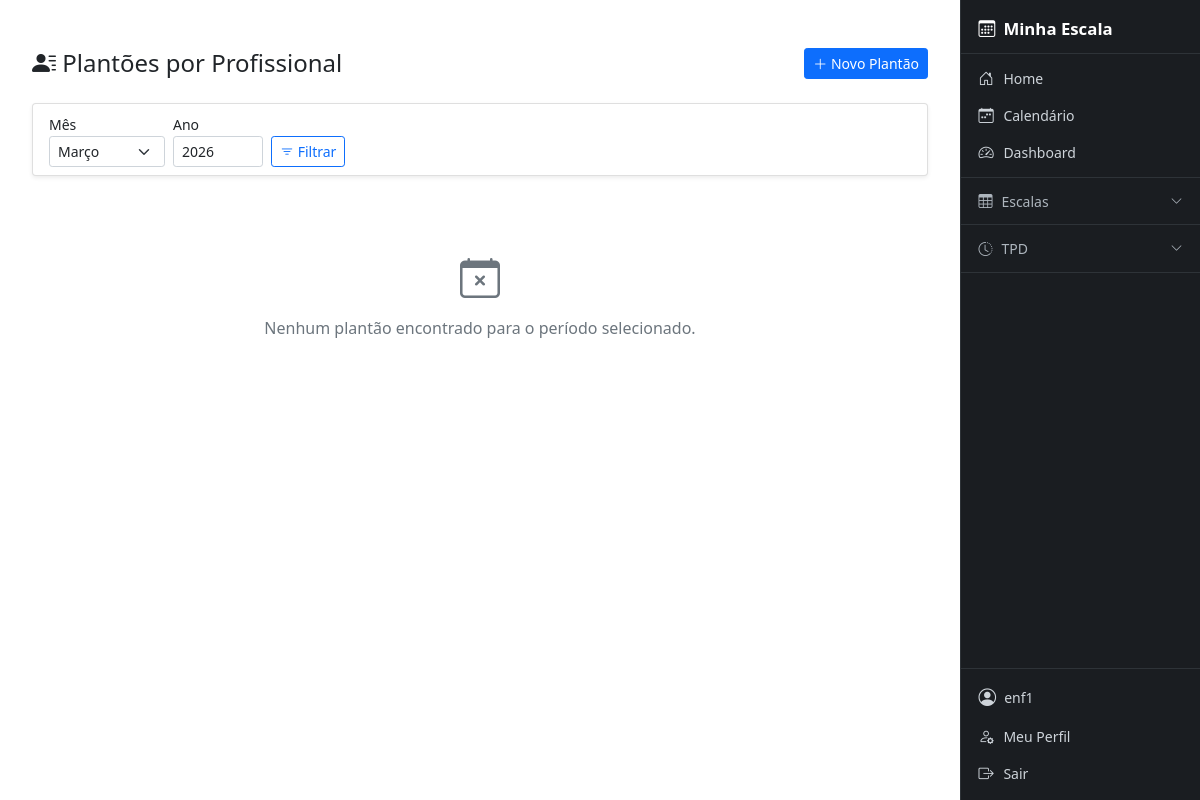
Page /plantoes-por-profissional/ (signed in) on the earlier database version.
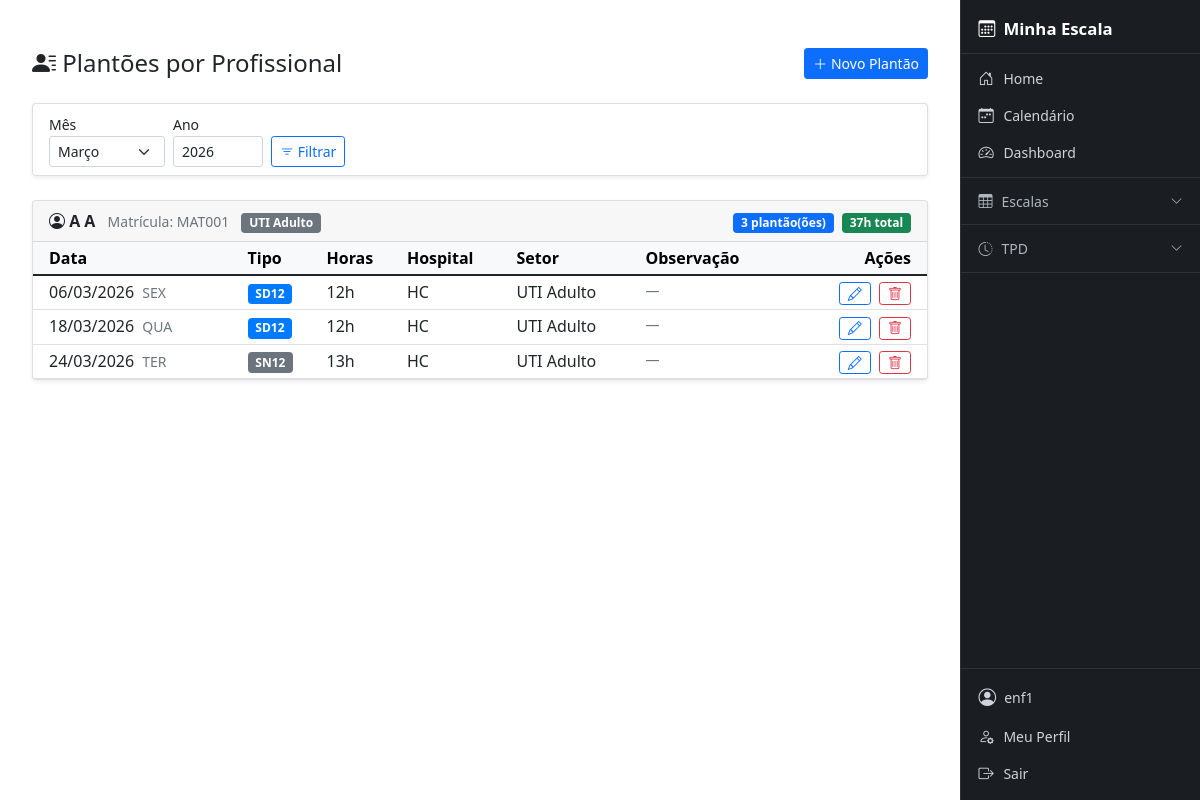
Same page on the later database version.
### cal/models.py (models this page shows, shortened)
class Matricula(models.Model):
    user = models.OneToOneField(
        User,
        on_delete=models.CASCADE,
        related_name="matricula",
        null=True,
        blank=True
    )
    perfil = models.ForeignKey(PerfilUsuario, on_delete=models.SET_NULL, null=True, blank=True, related_name='matriculas_vinculadas')
    nome_completo = models.CharField(max_length=200)
    nome_exibicao = models.CharField(max_length=50, verbose_name="Nome de Exibição", default="")
    matricula = models.CharField(max_length=30, unique=True)
    coren = models.CharField(max_length=30, blank=True, null=True)
    hospital = models.ForeignKey(
        Hospital,
        on_delete=models.PROTECT,
        related_name="profissionais"
    )
    setor = models.ForeignKey(
        Setor,
        on_delete=models.PROTECT,
        related_name="profissionais",
        null=True,
        blank=True
    )
    especialidade = models.ForeignKey(
        Especialidade,
        on_delete=models.SET_NULL,
        related_name="profissionais",
        null=True,
        blank=True
    )
    carga_horaria_semanal = models.PositiveIntegerField(default=40)
    ativo = models.BooleanField(default=True)
    class Meta:
        ordering = ["nome_exibicao"]

class EventoEscala(models.Model):
    data = models.DateField()
    profissional = models.ForeignKey(
        Matricula,
        on_delete=models.CASCADE,
        related_name="eventos"
    )
    tipo = models.ForeignKey(
        TipoEvento,
        on_delete=models.CASCADE
    )
    hospital = models.ForeignKey(
        Hospital,
        on_delete=models.PROTECT
    )
    setor = models.ForeignKey(
        Setor,
        on_delete=models.PROTECT
    )
    criado_por = models.ForeignKey(
        User,
        on_delete=models.PROTECT,
        related_name="eventos_criados"
    )
    observacao = models.TextField(blank=True, null=True)
    criado_em = models.DateTimeField(auto_now_add=True)

class TipoEvento(models.Model):
    CORES_CHOICES = [
        ('#007bff', 'Azul'),
        ('#6610f2', 'Roxo'),
        ('#6f42c1', 'Lilás'),
        ('#e83e8c', 'Rosa'),
        ('#dc3545', 'Vermelho'),
        ('#fd7e14', 'Laranja'),
        ('#ffc107', 'Amarelo'),
        ('#28a745', 'Verde'),
        ('#20c997', 'Turquesa'),
        ('#17a2b8', 'Ciano'),
        ('#6c757d', 'Cinza'),
        ('#343a40', 'Preto'),
    ]
    tipo_base = models.ForeignKey(Tipo, on_delete=models.CASCADE, related_name="eventos", verbose_name="Tipo Base", null=True, blank=True)
    codigo = models.CharField(max_length=10, verbose_name="Código")
    descricao = models.CharField(max_length=50, verbose_name="Descrição")
    horas = models.PositiveIntegerField(verbose_name="Carga Horária (Horas)")
    cor = models.CharField(max_length=20, choices=CORES_CHOICES, default='#007bff', verbose_name="Cor")
    class Meta:
        verbose_name = "Tipo de Evento"
        verbose_name_plural = "Tipos de Evento"
        unique_together = ("codigo", "descricao")

### core/models.py (models this page shows, shortened)
class Setor(models.Model):
    nome = models.CharField(max_length=100)
    hospital = models.ForeignKey(
        Hospital,
        on_delete=models.CASCADE,
        related_name="setores"
    )
    class Meta:
        unique_together = ("nome", "hospital")

class Hospital(models.Model):
    nome = models.CharField(max_length=150, unique=True)
    sigla = models.CharField(max_length=20, blank=True, null=True)

### cal/views/views_cal.py (the view)
# urls.py: path('plantoes-por-profissional/', views_cal.plantoes_por_profissional, name='plantoes_por_profissional'),
@login_required
def plantoes_por_profissional(request):
    from ..models import Matricula
    user = request.user
    matricula_usuario = get_matricula(user)
    if is_admin(user):
        profissionais = Matricula.objects.filter(ativo=True).order_by('nome_completo')
    elif matricula_usuario:
        profissionais = Matricula.objects.filter(
            hospital=matricula_usuario.hospital,
            setor=matricula_usuario.setor,
            ativo=True
        ).order_by('nome_completo')
    else:
        profissionais = Matricula.objects.none()
    from datetime import datetime
    hoje = datetime.today()
    mes = int(request.GET.get('mes', hoje.month))
    ano = int(request.GET.get('ano', hoje.year))
    from datetime import date
    from calendar import monthrange
    primeiro_dia = date(ano, mes, 1)
    ultimo_dia = date(ano, mes, monthrange(ano, mes)[1])
    dados = []
    for prof in profissionais:
        eventos = EventoEscala.objects.filter(
            profissional=prof,
            data__range=[primeiro_dia, ultimo_dia]
        ).select_related('tipo').order_by('data')
        if eventos.exists():
            dados.append({
                'profissional': prof,
                'eventos': eventos,
                'total_horas': sum(e.tipo.horas for e in eventos if e.tipo),
                'total_plantoes': eventos.count(),
            })
    meses = [
        (1,'Janeiro'),(2,'Fevereiro'),(3,'Março'),(4,'Abril'),
        (5,'Maio'),(6,'Junho'),(7,'Julho'),(8,'Agosto'),
        (9,'Setembro'),(10,'Outubro'),(11,'Novembro'),(12,'Dezembro'),
    ]
    tipos_plantao = TipoEvento.objects.all()
    from django.core.paginator import Paginator
    paginator = Paginator(dados, 10)
    page_obj = paginator.get_page(request.GET.get('page'))
    return render(request, 'cal/plantoes_por_profissional.html', {
        'dados': page_obj,
        'page_obj': page_obj,
        'mes': mes,
        'tipos_plantao': tipos_plantao,
        'ano': ano,
        'meses': meses,
    })

### cal/permissions.py (called while the page is built)
def get_perfil(user):
    return getattr(user, 'cal_perfil', None)

def get_matricula(user):
    return getattr(user, 'matricula', None)

def is_admin(user):
    perfil = get_perfil(user)
    return user.is_staff or (perfil is not None and perfil.tipo == 'ADMIN')

### templates/cal/plantoes_por_profissional.html (shortened to what the changed rows need)
{% extends 'base.html' %}
{% load static %}
{% block content %}
<div class="container-fluid mt-4">
    {% if dados %}
        {% for item in dados %}
        <div class="card shadow-sm mb-3">
            <div class="card-header d-flex justify-content-between align-items-center py-2">
                <div>
                    <strong><i class="bi bi-person-circle"></i> {{ item.profissional.nome_completo }}</strong>
                    <span class="text-muted ms-2 small">Matrícula: {{ item.profissional.matricula }}</span>
                    {% if item.profissional.setor %}
                        <span class="badge bg-secondary ms-2">{{ item.profissional.setor.nome }}</span>
                    {% endif %}
                </div>
                <div class="text-end">
                    <span class="badge bg-primary">{{ item.total_plantoes }} plantão(ões)</span>
                    <span class="badge bg-success ms-1">{{ item.total_horas }}h total</span>
                </div>
            </div>
            <div class="card-body p-0">
                <div class="table-responsive">
                    <table class="table table-sm table-hover mb-0">
                        <thead class="table-light">
                            <tr>
                                <th class="ps-3">Data</th>
                                <th>Tipo</th>
                                <th>Horas</th>
                                <th>Hospital</th>
                                <th>Setor</th>
                                <th>Observação</th>
                                <th class="text-end pe-3">Ações</th>
                            </tr>
                        </thead>
                        <tbody>
                            {% for evento in item.eventos %}
                            <tr>
                                <td class="ps-3">
                                    <span class="fw-semibold">{{ evento.data|date:"d/m/Y" }}</span>
                                    <small class="text-muted ms-1">{{ evento.data|date:"D"|upper }}</small>
                                </td>
                                <td>
                                    {% if evento.tipo %}
                                        <span class="badge" style="background-color: {{ evento.tipo.cor }};">
                                            {{ evento.tipo.codigo }}
                                        </span>
                                    {% else %}
                                        <span class="text-muted">—</span>
                                    {% endif %}
                                </td>
                                <td>{{ evento.tipo.horas|default:"—" }}h</td>
                                <td>{{ evento.hospital.sigla|default:evento.hospital.nome|default:"—" }}</td>
                                <td>{{ evento.setor.nome|default:"—" }}</td>
                                <td class="text-muted small">{{ evento.observacao|default:"—" }}</td>
                                <td class="text-end pe-3">
                                    <button type="button"
                                        class="btn btn-outline-primary btn-sm py-0 px-2"
                                        onclick="abrirModalEditar(
                                            {{ evento.pk }},
                                            {{ evento.profissional.pk }},
                                            '{{ evento.profissional.nome_completo|escapejs }}',
                                            '{{ evento.data|date:"Y-m-d" }}',
                                            {{ evento.tipo.pk|default:'null' }},
                                            '{{ evento.observacao|escapejs }}'
                                        )"
                                        title="Editar">
                                        <i class="bi bi-pencil"></i>
                                    </button>
                                    <button type="button"
                                        class="btn btn-outline-danger btn-sm py-0 px-2 ms-1"
                                        onclick="abrirModalDeletar(
                                            {{ evento.pk }},
                                            '{{ evento.profissional.nome_completo|escapejs }}',
                                            '{{ evento.data|date:"d/m/Y" }}',
                                            '{{ evento.tipo.codigo|default:""|escapejs }}'
                                        )"
                                        title="Excluir">
                                        <i class="bi bi-trash"></i>
                                    </button>
                                </td>
                            </tr>
                            {% endfor %}
                        </tbody>
                    </table>
                </div>
            </div>
        </div>
        {% endfor %}
    {% else %}
        <div class="text-center text-muted py-5">
            <i class="bi bi-calendar-x fs-1"></i>
            <p class="mt-2">Nenhum plantão encontrado para o período selecionado.</p>
        </div>
    {% endif %}
</div>
{% endblock %}

Differences in the rows shown:
now on this page (row unchanged): Matricula: profissional.nome_completo "A A", profissional.matricula "MAT001", profissional.setor.nome "UTI Adulto", total_plantoes "3", total_horas "37"
added EventoEscala: data "06/03/2026", data "SEX", tipo.codigo "SD12", tipo.horas "12", hospital.sigla "HC", setor.nome "UTI Adulto", observacao "—"
added EventoEscala: data "18/03/2026", data "QUA", tipo.codigo "SD12", tipo.horas "12", hospital.sigla "HC", setor.nome "UTI Adulto", observacao "—"
added EventoEscala: data "24/03/2026", data "TER", tipo.codigo "SN12", tipo.horas "13", hospital.sigla "HC", setor.nome "UTI Adulto", observacao "—"
Other differences:
text no longer shown: "Nenhum plantão encontrado para o período selecionado."
